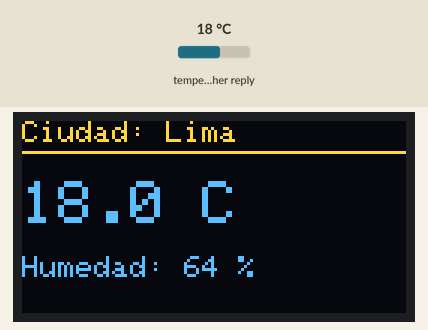
Bench run of a program on a simulated ESP32. Parts: 128×64 one-colour display. Inputs (shaded band) come from the test bench; at power-on: temperature in the weather reply 18 °C. The OLED is the two-colour kind (top 16 rows yellow); WiFi joins after 1.5 s; servers stay silent unless stated; web services answer with replies made up by the test bench; not simulated (calls return 0 or success): secrets.example.h; what the program prints to the serial monitor is not drawn.

Above: at 1.9 s.

The program:

main.cpp
```cpp
#include <Arduino.h>
#include <WiFi.h>
#include <HTTPClient.h>
#include <ArduinoJson.h>
#include <Wire.h>
#include <Adafruit_GFX.h>
#include <Adafruit_SSD1306.h>

// --- CLAVE DE OPENWEATHERMAP (fuera del código) ---
// La clave vive en include/secrets.h, que NO se sube al repositorio (.gitignore).
// Si el archivo no existe (proyecto recién clonado), se usa la plantilla
// secrets.example.h para que compile igual; la API responderá 401.
#if __has_include("secrets.h")
#include "secrets.h"
#else
#warning "No existe include/secrets.h: se usa la plantilla secrets.example.h (clave falsa, la API respondera 401). Copia secrets.example.h como secrets.h y pon tu clave."
#include "secrets.example.h"
#endif

#define SCREEN_WIDTH 128
#define SCREEN_HEIGHT 64
Adafruit_SSD1306 display(SCREEN_WIDTH, SCREEN_HEIGHT, &Wire, -1);

const char* ssid = "Wokwi-GUEST";
const char* password = "";

// Tope de espera para conectarse al WiFi. Si se agota, se reinicia la placa:
// sin red este programa no tiene nada que hacer, y el reinicio vuelve a
// intentarlo desde cero con la pila WiFi limpia.
const unsigned long WIFI_TIMEOUT_MS = 20000;

// --- CONFIGURACIÓN OPENWEATHERMAP ---
String ciudad = "Lima,PE";

// Construimos la URL pidiendo unidades métricas (Celsius).
// Va por https para que la clave (appid) no viaje en texto plano. OJO: no le
// damos ningún certificado a HTTPClient, así que la conexión va cifrada pero
// SIN verificar la identidad del servidor (equivale a setInsecure()). Sirve
// para aprender; en un producto real hay que cargar el certificado raíz con
// http.begin(url, certificadoCA).
String url = "https://api.openweathermap.org/data/2.5/weather?q=" + ciudad + "&units=metric&appid=" + OWM_API_KEY;

// Variables Globales
float temperatura = 0.0;
int humedad = 0;
String nombreCiudad = "";
bool datosObtenidos = false;

unsigned long ultimoFetch = 0;
const unsigned long INTERVALO_FETCH = 60000; // Refrescar 1 vez por minuto

void setup() {
    Serial.begin(115200);

    if(!display.begin(SSD1306_SWITCHCAPVCC, 0x3C)) {
        Serial.println("Error iniciando OLED");
        for(;;);
    }

    display.clearDisplay();
    display.setTextSize(1);
    display.setTextColor(WHITE);
    display.setCursor(0, 10);
    display.println("Conectando WiFi...");
    display.display();

    WiFi.mode(WIFI_STA);
    WiFi.begin(ssid, password);

    unsigned long inicio = millis();
    while (WiFi.status() != WL_CONNECTED) {
        // Si pasan 20 s sin conectar, avisar y reiniciar (no esperar para siempre)
        if (millis() - inicio >= WIFI_TIMEOUT_MS) {
            Serial.println("\n[WiFi] Sin conexión tras 20 s. Revisa el SSID, la contraseña o la cobertura.");
            Serial.println("[WiFi] Reiniciando la placa en 5 s para volver a intentarlo...");
            display.clearDisplay();
            display.setCursor(0, 20);
            display.println("Sin WiFi tras 20 s");
            display.println("Reiniciando...");
            display.display();
            delay(5000);
            ESP.restart();
        }
        delay(500);
        Serial.print(".");
    }

    Serial.println("\nWiFi conectado!");
    display.clearDisplay();
    display.setCursor(0, 10);
    display.println("WiFi OK!");
    display.display();
}

// Explica el error en el Monitor Serial y en la OLED.
// (La fuente de la OLED no tiene tildes: ahí se escribe sin acentos.)
void mostrarErrorHTTP(int httpCode) {
    display.clearDisplay();
    display.setTextSize(1);
    display.setCursor(0, 0);

    if (httpCode == 401) {
        // 401 Unauthorized: la clave está mal copiada, es la de la plantilla,
        // o es nueva y todavía no se activa (puede tardar unas horas)
        Serial.println("Error HTTP 401: clave API inválida o aún no activa (revisa include/secrets.h).");
        display.println("ERROR 401");
        display.println("API KEY invalida");
        display.println("o aun no activa");
    } else if (httpCode == 404) {
        // 404 Not Found: OpenWeatherMap no conoce la ciudad pedida
        Serial.printf("Error HTTP 404: ciudad no encontrada (%s).\n", ciudad.c_str());
        display.println("ERROR 404");
        display.println("Ciudad no encontrada");
        display.println(ciudad);
    } else if (httpCode == 429) {
        // 429 Too Many Requests: se superó el límite de consultas del plan gratuito
        Serial.println("Error HTTP 429: límite de consultas superado. Espera y consulta con menos frecuencia.");
        display.println("ERROR 429");
        display.println("Limite de consultas");
        display.println("superado");
    } else if (httpCode < 0) {
        // Código negativo: ni siquiera hubo respuesta (DNS, TLS, tiempo agotado...)
        Serial.printf("Error de conexión %d: %s\n", httpCode, HTTPClient::errorToString(httpCode).c_str());
        display.println("ERROR DE CONEXION");
        display.printf("Cod: %d", httpCode);
    } else {
        // Cualquier otro código del servidor (500, 503...)
        Serial.printf("Error HTTP %d: respuesta inesperada del servidor.\n", httpCode);
        display.println("ERROR HTTP");
        display.printf("Cod: %d", httpCode);
    }

    display.display();
}

// Devuelve true si se obtuvieron datos nuevos del clima
bool actualizarClima() {
    bool exito = false;

    if (WiFi.status() == WL_CONNECTED) {
        HTTPClient http;
        http.begin(url);
        int httpCode = http.GET();

        if (httpCode == HTTP_CODE_OK) {
            String payload = http.getString();

            // El JSON de OpenWeatherMap trae muchos campos (coord, weather, wind,
            // sys...): con 2048 bytes caben todos, con margen
            DynamicJsonDocument doc(2048);
            DeserializationError error = deserializeJson(doc, payload);

            if (!error) {
                // Extracción de la estructura del JSON
                nombreCiudad = doc["name"].as<String>();
                temperatura = doc["main"]["temp"];
                humedad = doc["main"]["humidity"];

                datosObtenidos = true;
                exito = true;

                // Mostrar en el Monitor Serial
                Serial.println("\n--- REPORTE DEL CLIMA ---");
                Serial.printf("Ciudad: %s\n", nombreCiudad.c_str());
                Serial.printf("Temp: %.1f C\n", temperatura);
                Serial.printf("Humedad: %d %%\n", humedad);
                Serial.println("-------------------------");
            } else {
                Serial.print("Error parseando JSON: ");
                Serial.println(error.c_str());
            }
        } else {
            // Distinguir el motivo: 401, 404, 429, sin conexión u otro
            mostrarErrorHTTP(httpCode);
        }
        http.end();
    }

    return exito;
}

void refrescarPantallaOLED() {
    if (!datosObtenidos) return;

    display.clearDisplay();

    // 1. Mostrar nombre de la Ciudad extraído de la API
    display.setTextSize(1);
    display.setCursor(0, 0);
    display.print("Ciudad: ");
    display.print(nombreCiudad);
    display.drawLine(0, 10, 128, 10, WHITE);

    // 2. Mostrar la Temperatura (en grande)
    display.setTextSize(2);
    display.setCursor(0, 20);
    display.printf("%.1f C", temperatura);

    // 3. Mostrar Humedad (texto normal)
    display.setTextSize(1);
    display.setCursor(0, 45);
    display.printf("Humedad: %d %%", humedad);

    display.display();
}

void loop() {
    if (millis() - ultimoFetch >= INTERVALO_FETCH || ultimoFetch == 0) {
        // Sólo se repinta el clima si llegó un dato nuevo; si hubo error,
        // la OLED conserva el mensaje de error hasta la próxima consulta
        if (actualizarClima()) {
            refrescarPantallaOLED();
        }
        ultimoFetch = millis();
    }
}
```

secrets.example.h
```cpp
// Plantilla de secrets.h — ESTE archivo sí se sube al repositorio.
//
// Cómo usarla:
//   1. Copia este archivo como include/secrets.h (mismo directorio).
//   2. En secrets.h, reemplaza "TU_API_KEY_AQUI" por tu clave gratuita de
//      OpenWeatherMap (https://home.openweathermap.org/api_keys).
//
// secrets.h está en el .gitignore del proyecto: tu clave nunca se sube.
// Mientras no exista secrets.h, el proyecto compila con esta plantilla y la
// API responde 401 (clave inválida).
#pragma once

#define OWM_API_KEY "TU_API_KEY_AQUI"
```
